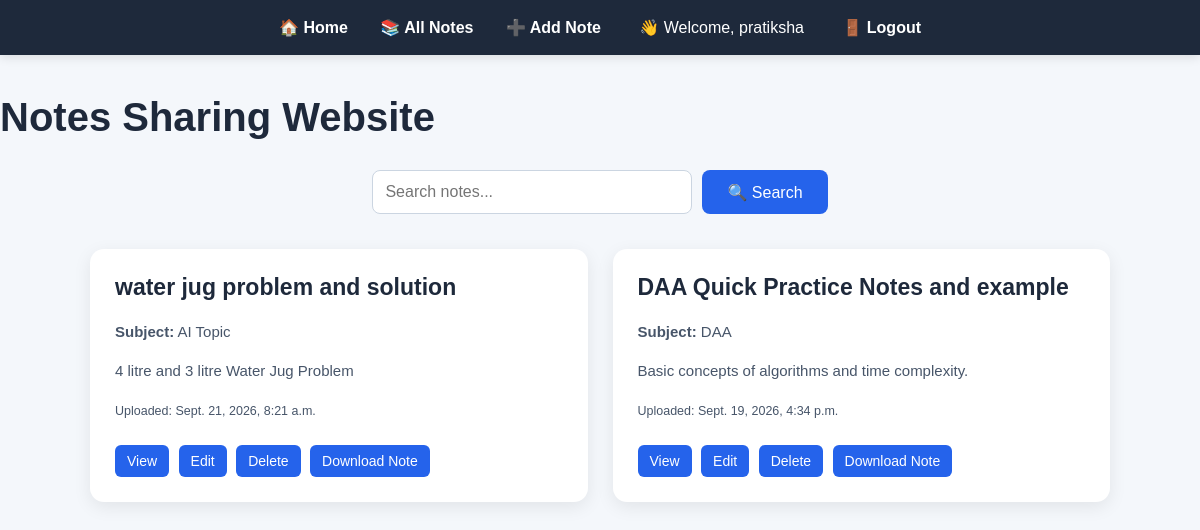
Screenshot of /notes/ (signed in) with the database file from the repository.
### notes/models.py (models this page shows, shortened)
class Note(models.Model):
    title = models.CharField(max_length=200)
    subject = models.CharField(max_length=100)
    description = models.TextField()
    uploaded_by = models.ForeignKey(User, on_delete=models.CASCADE)
    file = models.FileField(upload_to='notes/')
    uploaded_at = models.DateTimeField(auto_now_add=True)

### notes/views.py (the view)
# urls.py: path('notes/', views.notes_list, name='notes_list'),
def notes_list(request):
    query = request.GET.get('q')
    if query:
        notes = Note.objects.filter(
            Q(title__icontains=query) |
            Q(subject__icontains=query) |
            Q(description__icontains=query)
        ).order_by('-uploaded_at')
    else:
        notes = Note.objects.all().order_by('-uploaded_at')
    return render(request, 'notes_list.html', {'notes': notes})

### notes/templates/notes_list.html (shortened to what this page needs)
<!DOCTYPE html>
<html>
<head>
    {% load static %}
    <link rel="stylesheet" href="{% static 'css/style.css' %}">
</head>
<body>
<nav>
    <a href="/">🏠 Home</a>
    <a href="/notes/">📚 All Notes</a>
    <a href="/add-note/">➕ Add Note</a>
   {% if user.is_authenticated %}
    <span style="color: white; margin: 0 20px;">
        👋 Welcome, {{ user.username }}
    </span>
    <a href="/logout/">🚪 Logout</a>
{% else %}
    <a href="/login/">🔐 Login</a>
    <a href="/register/">📝 Register</a>
{% endif %}
</nav>
    <h1>Notes Sharing Website</h1>
    <form method="GET" action="/notes/" class="search-form">
    <input
        type="text"
        name="q"
        placeholder="Search notes..."
    >
    <button type="submit">🔍 Search</button>
</form>
    <div class="notes-container">
        {% if notes %}
            {% for note in notes %}
                <div class="note-card">
                    <h2>{{ note.title }}</h2>
                    <p>
                        <strong>Subject:</strong> {{ note.subject }}
                    </p>
                    <p>{{ note.description }}</p>
                    <p>
                        <small>Uploaded: {{ note.uploaded_at }}</small>
                    </p>
                    <a href="{% url 'view_note' note.id %}">View</a>
                    <a href="{% url 'edit_note' note.id %}">Edit</a>
                    <a href="{% url 'delete_note' note.id %}">Delete</a>
                    <a href="{{ note.file.url }}" target="_blank" class="download-btn">
                         Download Note
                    </a>
                </div>
            {% endfor %}
        {% else %}
            <p>No notes available yet.</p>
        {% endif %}
    </div>
</body>
</html>

### notes/static/css/style.css (style rules this page uses)
* { box-sizing: border-box; }
body { margin: 0; font-family: Arial, sans-serif; background-color: #f4f7fb; color: #222; }
nav { background: #1e293b; padding: 18px 30px; text-align: center; box-shadow: 0 2px 10px rgba(0, 0, 0, 0.12); }
nav a { color: white; text-decoration: none; margin: 0 14px; font-size: 16px; font-weight: bold; }
h1 { margin-top: 40px; font-size: 40px; color: #1e293b; }
h2 { color: #1e293b; }
p { font-size: 17px; line-height: 1.6; }
button { padding: 12px 25px; font-size: 16px; border: none; border-radius: 8px; cursor: pointer; background: #2563eb; color: white; }
.notes-container { width: 85%; max-width: 1100px; margin: 35px auto; display: grid; grid-template-columns: repeat(auto-fit, minmax(280px, 1fr)); gap: 25px; }
.note-card { background: white; padding: 25px; border-radius: 14px; text-align: left; box-shadow: 0 5px 18px rgba(0, 0, 0, 0.08); transition: transform 0.2s, box-shadow 0.2s; }
.note-card h2 { margin-top: 0; font-size: 23px; }
.note-card p { color: #475569; font-size: 15px; }
.note-card a { display: inline-block; margin: 8px 5px 0 0; padding: 8px 12px; background: #2563eb; color: white; text-decoration: none; border-radius: 6px; font-size: 14px; }
.download-btn { display: inline-block; padding: 10px 18px; background-color: #2563eb; color: white; text-decoration: none; border-radius: 7px; margin-top: 10px; }
.search-form { margin: 30px auto; display: flex; justify-content: center; gap: 10px; }
.search-form input { width: 320px; padding: 12px; border: 1px solid #cbd5e1; border-radius: 8px; font-size: 16px; }
.search-form button { background-color: #2563eb; color: white; }

### rows the page displays
Note: title "water jug problem and solution", subject "AI Topic", description "4 litre and 3 litre Water Jug Problem", uploaded_at "Sept. 21, 2026, 8:21 a.m."
Note: title "DAA Quick Practice Notes and example", subject "DAA", description "Basic concepts of algorithms and time complexity.", uploaded_at "Sept. 19, 2026, 4:34 p.m."

### other values shown
{{ user.username }} "pratiksha"
